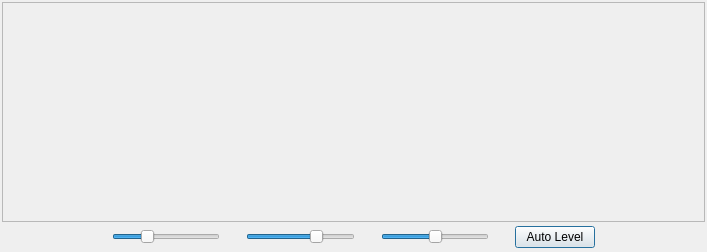
<?xml version="1.0" encoding="UTF-8"?>
<ui version="4.0">
 <class>FastGraph</class>
 <widget class="QDialog" name="FastGraph">
  <property name="geometry">
   <rect>
    <x>0</x>
    <y>0</y>
    <width>707</width>
    <height>253</height>
   </rect>
  </property>
  <property name="windowTitle">
   <string>Fast Graph</string>
  </property>
  <layout class="QVBoxLayout" name="verticalLayout">
   <property name="spacing">
    <number>2</number>
   </property>
   <property name="sizeConstraint">
    <enum>QLayout::SetFixedSize</enum>
   </property>
   <property name="leftMargin">
    <number>2</number>
   </property>
   <property name="topMargin">
    <number>2</number>
   </property>
   <property name="rightMargin">
    <number>2</number>
   </property>
   <property name="bottomMargin">
    <number>2</number>
   </property>
   <item>
    <widget class="FPlotter" name="fastPlot">
     <property name="enabled">
      <bool>true</bool>
     </property>
     <property name="sizePolicy">
      <sizepolicy hsizetype="Fixed" vsizetype="Expanding">
       <horstretch>0</horstretch>
       <verstretch>0</verstretch>
      </sizepolicy>
     </property>
     <property name="minimumSize">
      <size>
       <width>703</width>
       <height>220</height>
      </size>
     </property>
     <property name="maximumSize">
      <size>
       <width>703</width>
       <height>220</height>
      </size>
     </property>
     <property name="frameShape">
      <enum>QFrame::StyledPanel</enum>
     </property>
     <property name="frameShadow">
      <enum>QFrame::Sunken</enum>
     </property>
     <property name="lineWidth">
      <number>1</number>
     </property>
    </widget>
   </item>
   <item>
    <widget class="QWidget" name="controls_widget" native="true">
     <layout class="QHBoxLayout" name="horizontalLayout">
      <property name="leftMargin">
       <number>2</number>
      </property>
      <property name="topMargin">
       <number>2</number>
      </property>
      <property name="rightMargin">
       <number>2</number>
      </property>
      <property name="bottomMargin">
       <number>2</number>
      </property>
      <item>
       <spacer name="horizontalSpacer_2">
        <property name="orientation">
         <enum>Qt::Horizontal</enum>
        </property>
        <property name="sizeType">
         <enum>QSizePolicy::Expanding</enum>
        </property>
        <property name="sizeHint" stdset="0">
         <size>
          <width>99</width>
          <height>20</height>
         </size>
        </property>
       </spacer>
      </item>
      <item>
       <widget class="QSlider" name="gainSlider">
        <property name="toolTip">
         <string>Waterfall gain</string>
        </property>
        <property name="minimum">
         <number>-60</number>
        </property>
        <property name="maximum">
         <number>140</number>
        </property>
        <property name="pageStep">
         <number>40</number>
        </property>
        <property name="orientation">
         <enum>Qt::Horizontal</enum>
        </property>
       </widget>
      </item>
      <item>
       <spacer name="horizontalSpacer_7">
        <property name="orientation">
         <enum>Qt::Horizontal</enum>
        </property>
        <property name="sizeType">
         <enum>QSizePolicy::Preferred</enum>
        </property>
        <property name="sizeHint" stdset="0">
         <size>
          <width>20</width>
          <height>20</height>
         </size>
        </property>
       </spacer>
      </item>
      <item>
       <widget class="QSlider" name="zeroSlider">
        <property name="toolTip">
         <string>Waterfall zero</string>
        </property>
        <property name="minimum">
         <number>-60</number>
        </property>
        <property name="maximum">
         <number>120</number>
        </property>
        <property name="value">
         <number>60</number>
        </property>
        <property name="orientation">
         <enum>Qt::Horizontal</enum>
        </property>
       </widget>
      </item>
      <item>
       <spacer name="horizontalSpacer">
        <property name="orientation">
         <enum>Qt::Horizontal</enum>
        </property>
        <property name="sizeType">
         <enum>QSizePolicy::Preferred</enum>
        </property>
        <property name="sizeHint" stdset="0">
         <size>
          <width>20</width>
          <height>20</height>
         </size>
        </property>
       </spacer>
      </item>
      <item>
       <widget class="QSlider" name="greenZeroSlider">
        <property name="toolTip">
         <string>Spectrum zero</string>
        </property>
        <property name="minimum">
         <number>-100</number>
        </property>
        <property name="maximum">
         <number>160</number>
        </property>
        <property name="value">
         <number>30</number>
        </property>
        <property name="orientation">
         <enum>Qt::Horizontal</enum>
        </property>
       </widget>
      </item>
      <item>
       <spacer name="horizontalSpacer_3">
        <property name="orientation">
         <enum>Qt::Horizontal</enum>
        </property>
        <property name="sizeType">
         <enum>QSizePolicy::Preferred</enum>
        </property>
        <property name="sizeHint" stdset="0">
         <size>
          <width>20</width>
          <height>20</height>
         </size>
        </property>
       </spacer>
      </item>
      <item>
       <widget class="QPushButton" name="pbAutoLevel">
        <property name="toolTip">
         <string>&lt;html&gt;&lt;head/&gt;&lt;body&gt;&lt;p&gt;Set reasonable levels for gain and zero sliders.&lt;/p&gt;&lt;/body&gt;&lt;/html&gt;</string>
        </property>
        <property name="text">
         <string>Auto Level</string>
        </property>
       </widget>
      </item>
      <item>
       <spacer name="horizontalSpacer_5">
        <property name="orientation">
         <enum>Qt::Horizontal</enum>
        </property>
        <property name="sizeType">
         <enum>QSizePolicy::Expanding</enum>
        </property>
        <property name="sizeHint" stdset="0">
         <size>
          <width>99</width>
          <height>20</height>
         </size>
        </property>
       </spacer>
      </item>
     </layout>
    </widget>
   </item>
  </layout>
 </widget>
 <customwidgets>
  <customwidget>
   <class>FPlotter</class>
   <extends>QFrame</extends>
   <header>widgets/fastplot.h</header>
   <container>1</container>
  </customwidget>
 </customwidgets>
 <resources/>
 <connections/>
</ui>
